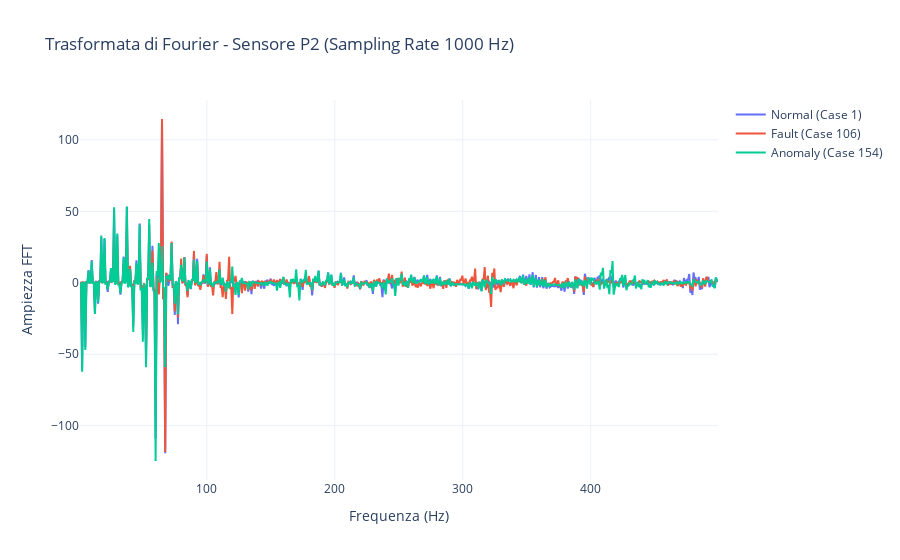

Notebook code for this chart:
### Markdown cell above
FFT per sensore scelto

### Code cell
# Selezione del sensore da analizzare
sensore_selezionato = "P2"

# Selezione di un solo caso per ogni condizione
condizioni = ["Normal", "Fault", "Anomaly"]
colori = {"Normal": "#636EFA", "Fault": "#EF553B", "Anomaly": "#00CC96"}  # Blu, Rosso, Verde acqua

# Impostazione del sampling rate a 1000 Hz (1 kHz)
sampling_rate = 1000  # Hz
signal_length_ms = 1200  # Lunghezza del segnale in ms

fig = go.Figure()

# Dizionario per tenere traccia dei casi selezionati
casi_selezionati = {}

for condizione in condizioni:
    df_condizione = df_train_labeled[df_train_labeled["Condition"] == condizione]
    
    # Seleziona un solo caso rappresentativo per ogni condizione
    if not df_condizione.empty:
        caso_singolo = df_condizione["Case"].unique()[0]  # Prende il primo caso disponibile
        df_singolo = df_condizione[df_condizione["Case"] == caso_singolo]

        # Salviamo il caso selezionato
        casi_selezionati[condizione] = caso_singolo

        # Applicazione della FFT (Trasformata di Fourier)
        N = len(df_singolo[sensore_selezionato])
        fft_vals = np.fft.fft(df_singolo[sensore_selezionato])
        fft_freqs = np.fft.fftfreq(N, d=1/sampling_rate)  # Imposta il sampling rate

        # Prendiamo solo la parte positiva delle frequenze
        mask_freq = fft_freqs > 0
        fft_freqs = fft_freqs[mask_freq]
        fft_vals = fft_vals[mask_freq]

        # Consideriamo solo metà dello spettro per evitare riflessioni
        fft_freqs = fft_freqs[:signal_length_ms//2]
        fft_vals = fft_vals[:signal_length_ms//2]

        fig.add_trace(go.Scatter(
            x=fft_freqs,
            y=fft_vals.real,  # Consideriamo la parte reale per rappresentazione
            mode='lines',
            name=f"{condizione} (Case {caso_singolo})",
            line=dict(color=colori.get(condizione, "#7F7F7F"))  # Default a grigio se condizione sconosciuta
        ))

# Layout del grafico
fig.update_layout(
    title=f"Trasformata di Fourier - Sensore {sensore_selezionato} (Sampling Rate {sampling_rate} Hz)",
    xaxis_title="Frequenza (Hz)",
    yaxis_title="Ampiezza FFT",
    template="plotly_white"
)

# Mostra il grafico
fig.show()

# Stampiamo i casi selezionati per riferimento
print("Casi selezionati:", casi_selezionati)

### Figure 1 — Plotly figure (JSON) as saved in the notebook; plotly's stock layout.template omitted (floating-point values rounded to 4 significant figures; data arrays with more than 128 entries replaced by an {"elided": "..."} marker saying what was removed)
{"data": [{"line": {"color": "#636EFA"}, "mode": "lines", "name": "Normal (Case 1)", "type": "scatter", "x": {"elided": "600 float values"}, "y": {"elided": "600 float values"}}, {"line": {"color": "#EF553B"}, "mode": "lines", "name": "Fault (Case 106)", "type": "scatter", "x": {"elided": "600 float values"}, "y": {"elided": "600 float values"}}, {"line": {"color": "#00CC96"}, "mode": "lines", "name": "Anomaly (Case 154)", "type": "scatter", "x": {"elided": "600 float values"}, "y": {"elided": "600 float values"}}], "layout": {"title": {"text": "Trasformata di Fourier - Sensore P2 (Sampling Rate 1000 Hz)"}, "xaxis": {"title": {"text": "Frequenza (Hz)"}}, "yaxis": {"title": {"text": "Ampiezza FFT"}}}}
